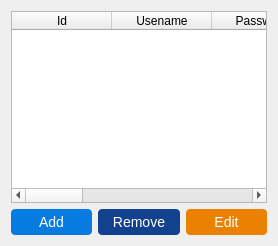
          <widget class="QWidget" name="tab_2">
           <attribute name="title">
            <string>Travel Agents</string>
           </attribute>
           <layout class="QGridLayout" name="gridLayout_3">
            <item row="1" column="0">
             <widget class="QPushButton" name="add_Travel_Agent_button">
              <property name="styleSheet">
               <string notr="true">QPushButton{
color:#fff;
border: 0px;
font-size: 14px;
padding: 5px;
background-color: rgb(8, 123, 225);
border-radius: 4px;
}

QPushButton:hover{
background-color: rgb(47, 142, 228);
}</string>
              </property>
              <property name="text">
               <string>Add</string>
              </property>
             </widget>
            </item>
            <item row="1" column="2">
             <widget class="QPushButton" name="editAgentBtn">
              <property name="styleSheet">
               <string notr="true">QPushButton{
color:#fff;
border: 0px;
font-size: 14px;
padding: 5px;
background-color:rgb(234, 129, 0);
border-radius: 4px;
}

QPushButton:hover{
background-color:rgb(240, 168, 0);
}</string>
              </property>
              <property name="text">
               <string>Edit</string>
              </property>
             </widget>
            </item>
            <item row="1" column="1">
             <widget class="QPushButton" name="removeAgentBtn">
              <property name="styleSheet">
               <string notr="true">QPushButton{
color:#fff;
border: 0px;
font-size: 14px;
padding: 5px;
background-color: rgb(18, 65, 141);
border-radius: 4px;
}

QPushButton:hover{
background-color: rgb(47, 142, 228);
}</string>
              </property>
              <property name="text">
               <string>Remove</string>
              </property>
             </widget>
            </item>
            <item row="0" column="0" colspan="3">
             <widget class="QTableWidget" name="travelagentTableWidget">
              <property name="styleSheet">
               <string notr="true"/>
              </property>
              <column>
               <property name="text">
                <string>Id</string>
               </property>
              </column>
              <column>
               <property name="text">
                <string>Usename</string>
               </property>
              </column>
              <column>
               <property name="text">
                <string>Password</string>
               </property>
              </column>
              <column>
               <property name="text">
                <string>First Name</string>
               </property>
              </column>
              <column>
               <property name="text">
                <string>Last Name</string>
               </property>
              </column>
              <column>
               <property name="text">
                <string>Role</string>
               </property>
              </column>
              <column>
               <property name="text">
                <string>Hours</string>
               </property>
              </column>
              <column>
               <property name="text">
                <string>Salary</string>
               </property>
              </column>
             </widget>
            </item>
           </layout>
          </widget>
